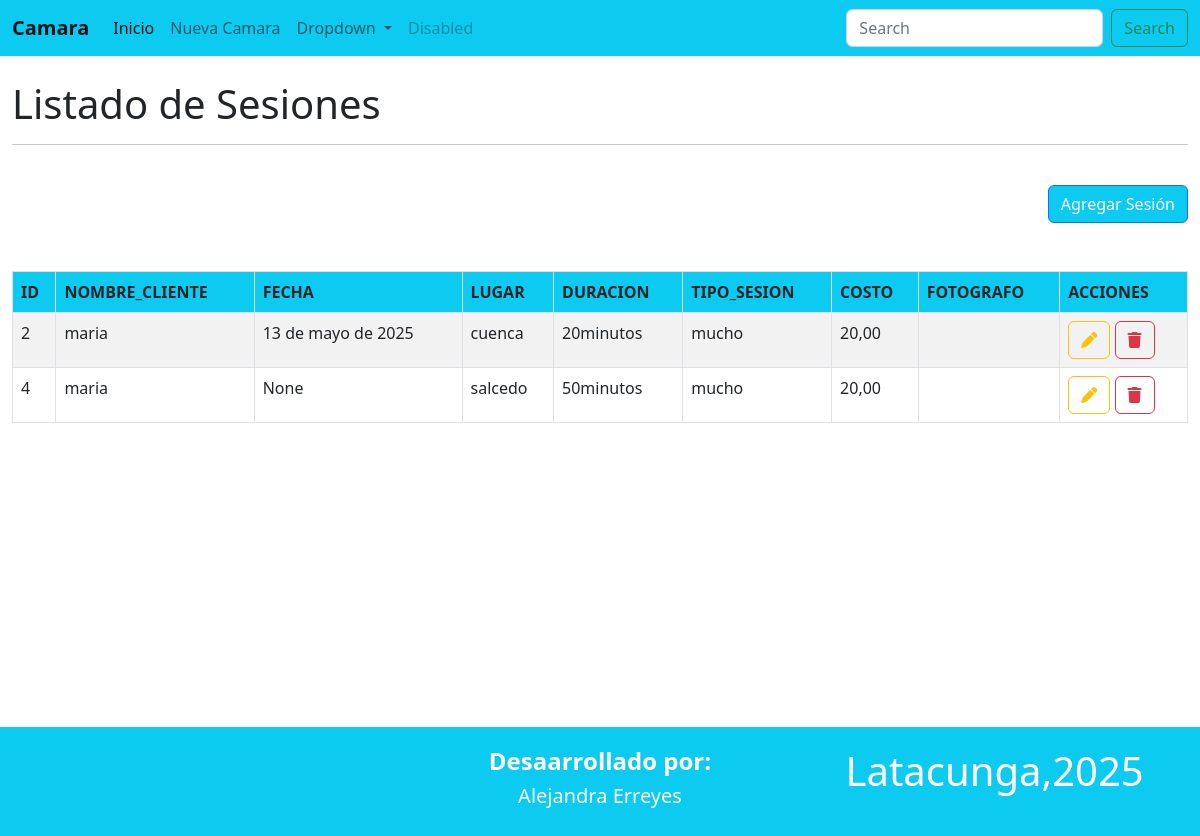
Page /sesion/ on the committed database.
### Aplicaciones/Sesion/models.py (models this page shows, shortened)
class Sesiones(models.Model):
    id=models.AutoField(primary_key=True)
    nombre_cliente = models.CharField(max_length=100)
    fecha = models.CharField(max_length=100)
    lugar = models.CharField(max_length=100)
    duracion = models.CharField(max_length=100)
    tipo_sesion = models.CharField(max_length=100)
    costo = models.DecimalField(max_digits=10, decimal_places=2)
    fotografo = models.CharField(max_length=100)

### Aplicaciones/Sesion/views.py (the view)
# urls.py: path('',views.inicio, name='inicio_camara'),
def inicio(request):
    listadoSesiones=Sesiones.objects.all()
    return render(request,"inicioS.html",{'sesion':listadoSesiones})

### Aplicaciones/Sesion/templates/inicioS.html
{% extends './plantilla.html' %}
{% block contenido %}
<br>
<h1>Listado de Sesiones</h1>
<hr>
<br>
<div class="text-end">
    <a href="nuevaSesion" class="btn btn-primary bg-info">Agregar Sesión</a>
</div>
<br>
<br>
<table class="table table-bordered table-striped table-hover">
    <thead class="bg-info">
        <tr>
            <th>ID</th>
            <th>NOMBRE_CLIENTE</th>
            <th>FECHA</th>
            <th>LUGAR</th>
            <th>DURACION</th>
            <th>TIPO_SESION</th>
            <th>COSTO</th>
            <th>FOTOGRAFO</th>
            <th>ACCIONES</th>
        </tr>
    </thead>
    <tbody>
        {%for SesionTemporal in sesion %}
            <tr>
                <td>{{SesionTemporal.id}}</td>
                <td>{{SesionTemporal.nombre_cliente}}</td>
                <td>{{SesionTemporal.fecha}}</td>
                <td>{{SesionTemporal.lugar}}</td>
                <td>{{SesionTemporal.duracion}}</td>
                <td>{{SesionTemporal.tipo_sesion}}</td>
                <td>{{SesionTemporal.costo}}</td>
                <td>{{SesionTemporal.fotografox}}</td>
                <td>
                    <a href="" class="btn btn-outline-warning">
                        <i class="fa fa-pen"></i>
                    </a>
                    <a href="eliminarSesion/{{SesionTemporal.id}}"  class="btn btn-outline-danger" onclick="return confirm('Estas seguro que quieres eliminar')">
                        <i class="fa fa-trash"></i>
                    </a>
                </td>
            </tr>
        {% endfor %}
    </tbody>
</table><br><br><br><br><br><br><br><br><br><br><br><br>
{% endblock %}

### rows in the picture
Sesiones: id "2", nombre_cliente "maria", fecha "13 de mayo de 2025", lugar "cuenca", duracion "20minutos", tipo_sesion "mucho", costo "20,00"
Sesiones: id "4", nombre_cliente "maria", fecha "None", lugar "salcedo", duracion "50minutos", tipo_sesion "mucho", costo "20,00"
